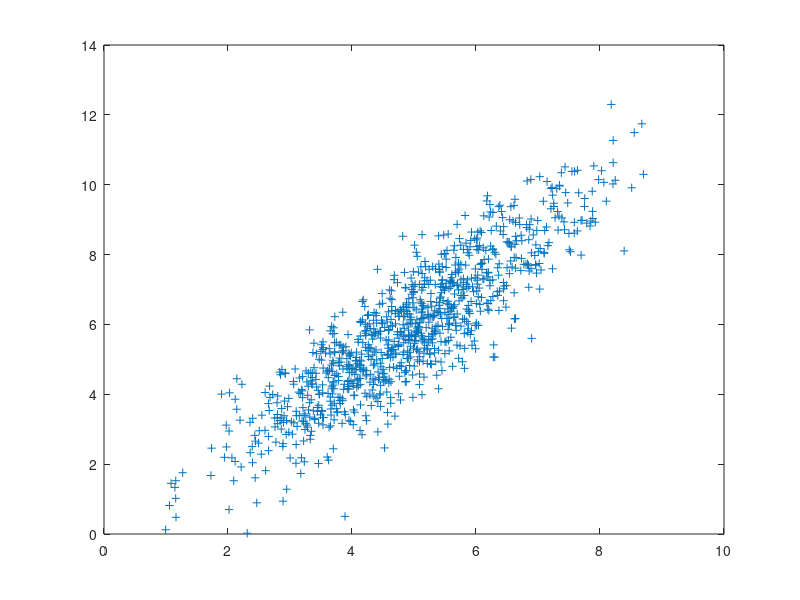

Source code (MATLAB):
clc
clear

mu = [5 6];
Sigma = [2 2.5; 2.5 4];
R = mvnrnd(mu,Sigma,1000);
plot(R(:,1),R(:,2),'+')
var(R(:,1) + R(:,2)) == var(R(:,1)) + var(R(:,2))
